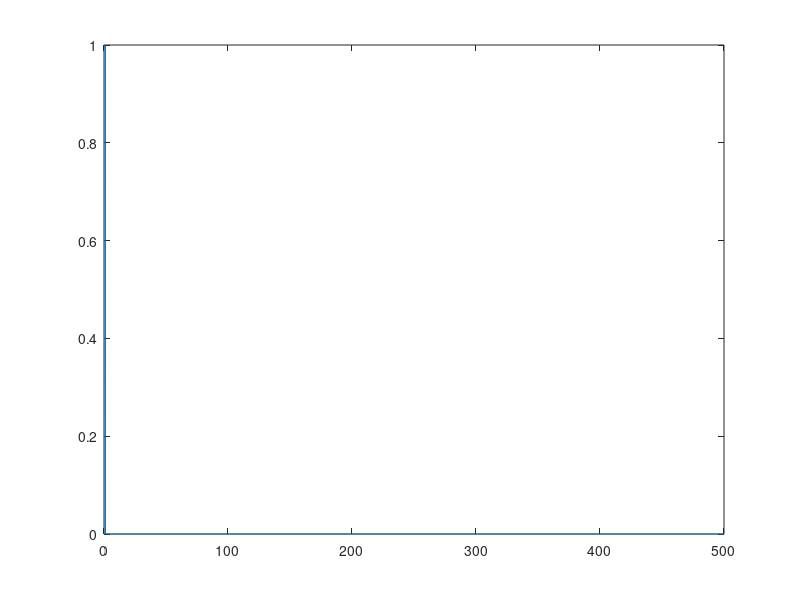

The MATLAB script that drew this image:
clear all

tempo_total = 10; %segundo
passo = tempo_total/10000; %equivalente a freq. de amostragem em nosso caso;

tempo = 0:passo:tempo_total-passo;

for i = 1:length(tempo)
      y(i) = sin(2*pi*tempo(i));
end

%plot(tempo,y);

%xlabel("tempo (segundos)");
%ylabel("tensao");
%title("Sinal");
%grid


% https://www.mathworks.com/help/matlab/ref/fft.html
Y = fft(y);
L = size(Y,2); %length of signal
T = passo; %sampling period
Fs = 1/passo;
t = (0:L-1)*T; %time vector

%plot(t,values);
P2 = abs(Y/L); %two-sided spectrum
P1 = P2(1:L/2+1);             %single-sided spectrum
P1(2:end-1) = 2*P1(2:end-1);

f = Fs*(0:(L/2))/L;
plot(f,P1);
